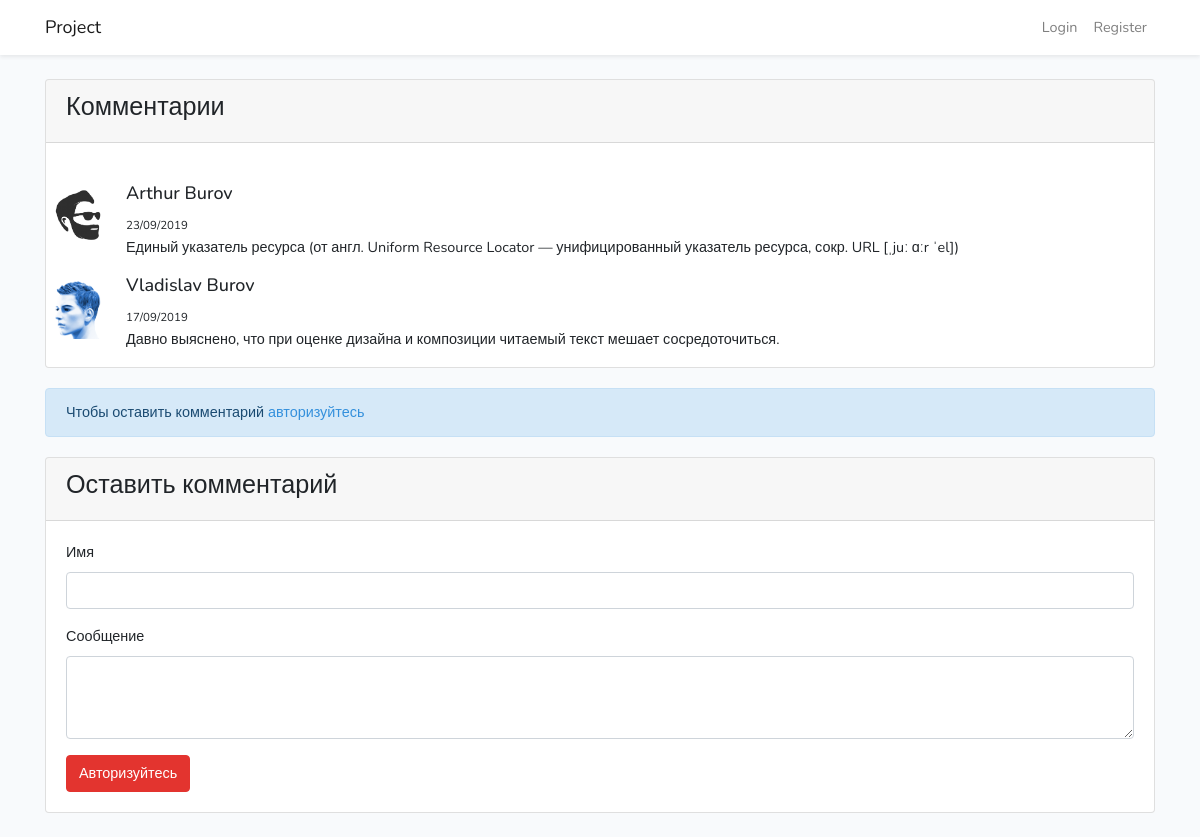
The page / on the database its author committed.
### tables this page shows
CREATE TABLE `data` (
  `id` int(10) NOT NULL,
  `image` varchar(255) NOT NULL,
  `user` varchar(255) NOT NULL,
  `date` varchar(50) NOT NULL,
  `text` text NOT NULL,
  `hidden` int(10) NOT NULL,
  `user_id` int(10) DEFAULT NULL
);

### controllers/homepage.php (called while the page is built)
<?php
$db = include __DIR__ . "/../database/start.php";
$posts = $db -> getAllPosts( 'data' );
include __DIR__ . "/../view/main.view.php";

### database/Connection.php (called while the page is built)
<?php
class Connection
{
    public static function make( $configDB )
    {
        $pdo = new PDO(
            "{$configDB['connection']}; dbname={$configDB['database']}; charset={$configDB['charset']}; ",
            "{$configDB['username']}",
            "{$configDB['password']}" );
        return $pdo;
    }
}

### database/start.php (called while the page is built)
<?php
$config = include __DIR__ . "/../database/config.php";
include __DIR__. "/../database/QueryBuilder.php";
include __DIR__ . "/../database/Connection.php";
return new QueryBuilder( Connection ::make($config['database']) );

### database/QueryBuilder.php (called while the page is built, shortened)
<?php
class QueryBuilder
{
    protected $pdo;
    public function __construct( $pdo_value )
    {
        $this -> pdo = $pdo_value;
    }
    public function getAllPosts( $table )
    {
        $sql = "SELECT * FROM {$table} JOIN auth ON data.user_id = auth.id WHERE hidden = 0 ORDER BY data.id DESC";
        $statement = $this -> pdo -> prepare( $sql );
        $statement -> execute();
        return $statement -> fetchAll( PDO::FETCH_ASSOC );
    }
}

### view/main.view.php (the view, shortened to what this page needs)
<!DOCTYPE html>
<html lang="en">
<head>
    <link href="../css/app.css" rel="stylesheet">
</head>
<body>
<div id="app">
    <nav class="navbar navbar-expand-md navbar-light bg-white shadow-sm">
        <div class="container">
            <a class="navbar-brand" href="/">
                Project
            </a>
            <div class="collapse navbar-collapse" id="navbarSupportedContent">
                <ul class="navbar-nav ml-auto">
                    <?php if (isset( $auth_data['user'] )) { ?>
                        <li class="nav-item dropdown">
                            <a class="nav-link dropdown-toggle" data-toggle="dropdown" href="#"
                               role="button"><?= $auth_data['user']; ?></a>
                            <div class="dropdown-menu">
                                <a class="dropdown-item" href="/profile">Профиль</a>
                                <div class="dropdown-divider"></div>
                                <a class="dropdown-item" href="/controllers/log_out.php">Выход</a>
                            </div>
                        </li>
                    <? } else { ?>
                        <li class="nav-item">
                            <a class="nav-link" href="../controllers/login.php">Login</a>
                        </li>
                        <li class="nav-item">
                            <a class="nav-link" href="../controllers/register.php">Register</a>
                        </li>
                    <? } ?>
                </ul>
            </div>
        </div>
    </nav>
    <main class="py-4">
        <div class="container">
            <div class="row justify-content-center">
                <div class="col-md-12">
                    <div class="card">
                        <div class="card-header"><h3>Комментарии</h3></div>
                        <div class="card-body">
                                </div>
                                <?php foreach ( $posts as $comment ): ?>
                                    <div class="media">
                                        <img src="
                                        <? if (file_exists( __DIR__ . "/../" . $comment["image"] )) {
                                            echo $comment["image"];
                                        } else {
                                            echo 'img/no-user.jpg';
                                        } ?> " class="mr-3" alt="..." width="64"
                                             height="64">
                                        <div class="media-body">
                                            <h5 class="mt-0"><?= $comment["user"]; ?></h5>
                                            <span><small><?= $comment["date"]; ?></small></span>
                                            <p>
                                                <?= $comment["text"]; ?>
                                            </p>
                                        </div>
                                    </div>
                                <?php endforeach; ?>
                            </div>
                            <?php if ( !$_SESSION and !isset( $_COOKIE["auth_cookie"]["email"] ) ) { ?>
                            <div class="alert alert-primary" style="margin-top: 20px; role=" alert
                            ">
                            Чтобы оставить комментарий <a href="/login" class="href">авторизуйтесь</a>
                        </div>
                        <?php } ?>
                    </div>
                    <div class="col-md-12" style="margin-top: 4px;">
                        <div class="card">
                            <div class="card-header"><h3>Оставить комментарий</h3></div>
                            <div class="card-body">
                                <form action="../controllers/store.php" method="post">
                                    <?php if (isset( $auth_data['user'] )) { ?>
                                        <div class="form-group">
                                            <input type="hidden" name="name" value="<?= $auth_data['user']; ?>">
                                        </div>
                                    <? } else { ?>
                                        <div class="form-group">
                                            <label for="exampleFormControlTextarea1">Имя</label>
                                            <input name="name" class="form-control" id="exampleFormControlTextarea1"/>
                                        </div>
                                    <?php } ?>
                                    <div class="form-group">
                                        <label for="exampleFormControlTextarea1">Сообщение</label>
                                        <textarea name="text" class="form-control" id="exampleFormControlTextarea1"
                                                  rows="3"></textarea>
                                    </div>
                                    <?php if (isset( $auth_data['user'] )) { ?>
                                        <button type="submit" class="btn btn-success">Отправить</button>
                                    <?php } else { ?>
                                        <button type="button" class="btn btn-danger"
                                                onclick="window.location.href='/login'">Авторизуйтесь
                                        </button>
                                    <?php } ?>
                                </form>
                            </div>
                        </div>
                    </div>
                </div>
            </div>
        </div>
</body>
</html>

### public/index.php (shortened to what this page needs)
<?php
$routes = [
    "/"             => __DIR__ . "/../controllers/homepage.php",
    "/admin"        => __DIR__ . "/../controllers/admin.php",
    "/registration" => __DIR__ . "/../controllers/register.php",
    "/login"        => __DIR__ . "/../controllers/login.php",
    "/profile"      => __DIR__ . "/../controllers/profile.php"
];
$route = $_SERVER['REQUEST_URI'];
if (array_key_exists( $route, $routes )) {
    include $routes[$route];
    exit;
} else {
    dd( 404 );
}

### rows shown on the page
data: user.image (picture), user.user "Arthur Burov", date "23/09/2019", text "Единый указатель ресурса (от англ. Uniform Resource Locator — унифицированный указатель ресурса, сокр. URL [ˌjuː ɑːr ˈel])"
data: user.image (picture), user.user "Vladislav Burov", date "17/09/2019", text "Давно выяснено, что при оценке дизайна и композиции читаемый текст мешает сосредоточиться."
